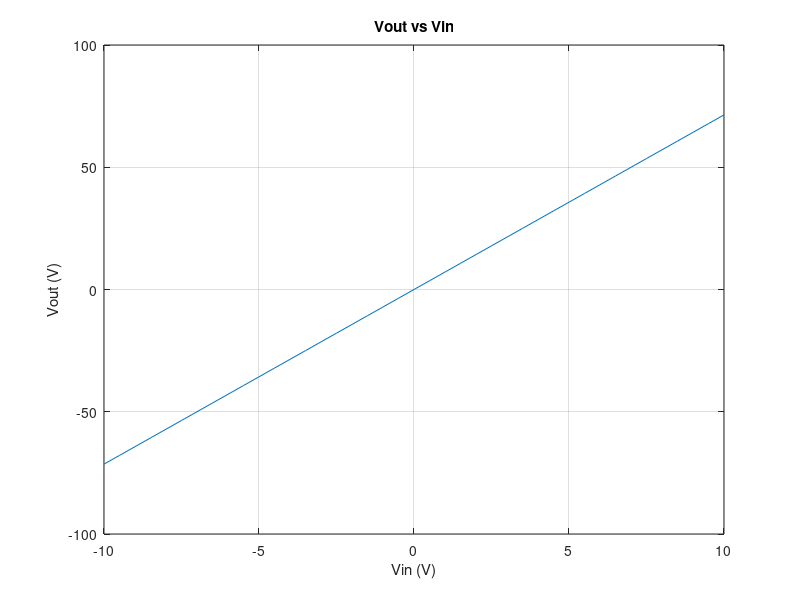
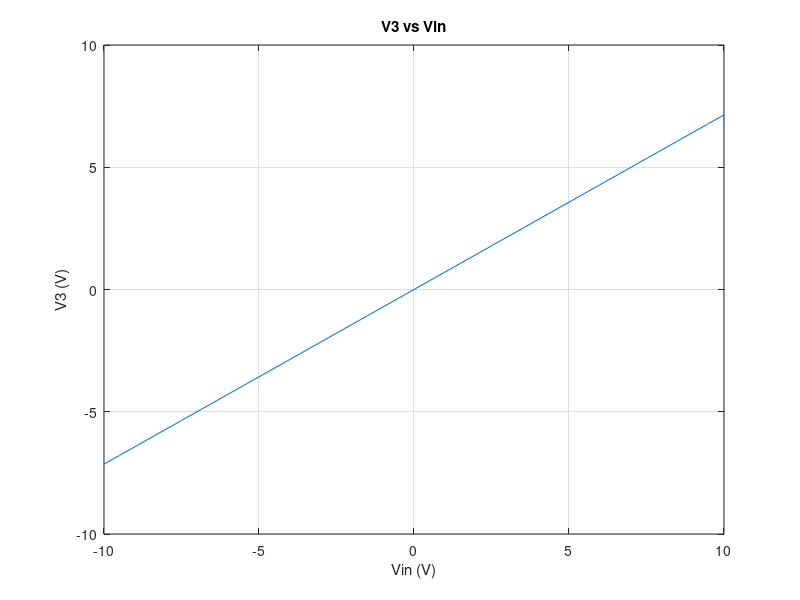
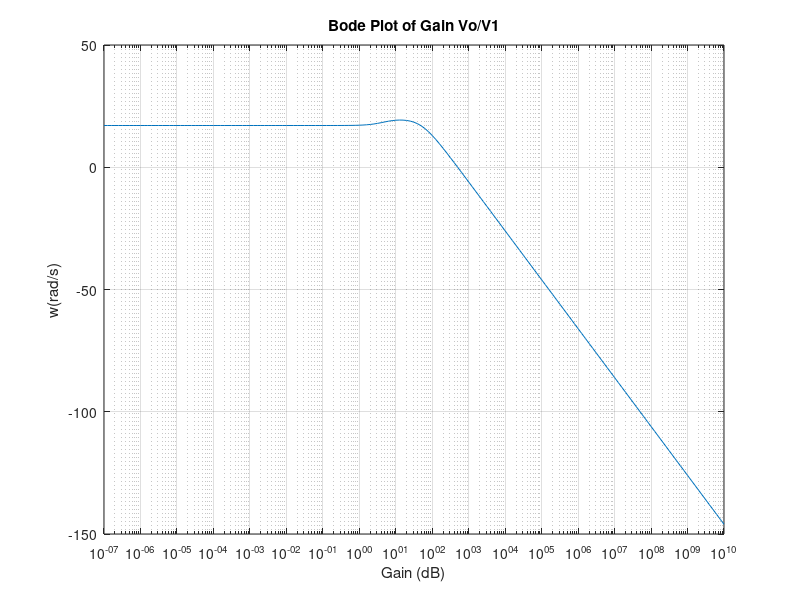
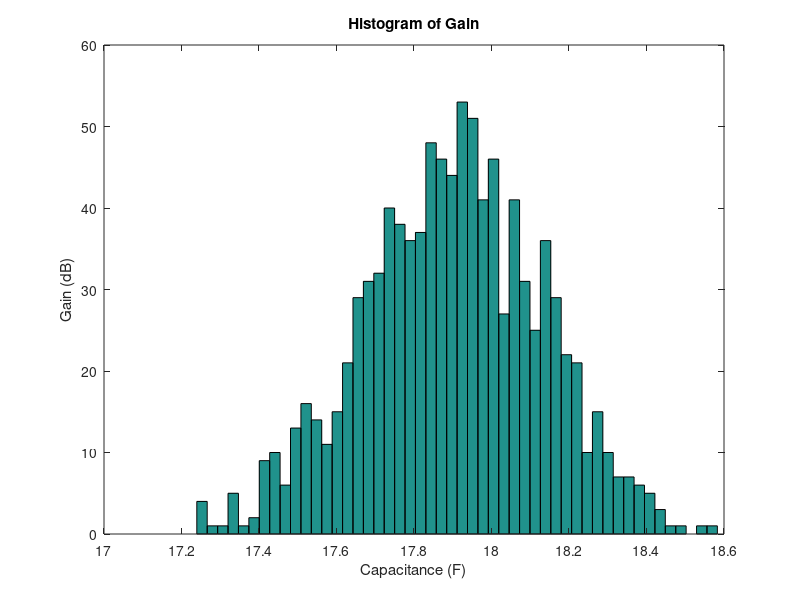

Write the MATLAB code that produced these figures, in order.
%%Emeka Peters - 100953293
%%ELEC 4700 - Assignment 4 - Question 1

G1 = 1;
G2 = 0.5;
G3 = 0.1;
G4 = 10;
G0 = 1/1000;
alf = 100;

C = 0.25;
L = 0.2;

G = [1, 0, 0, 0, 0, 0, 0;...
    -G1, G1+G2, -1, 0, 0, 0, 0;...
    0, 1, 0, -1, 0, 0, 0;...
    0, 0, -1, G3, 0, 0, 0;...
    0, 0, 0, 0, -alf, 1, 0;...
    0, 0, 0, G3, -1, 0, 0;...
    0, 0, 0, 0, 0, -G4, G4+G0];

Cm = zeros(7, 7);
Cm(2, 1) = -C;
Cm(2, 2) = C;
Cm(3, 3) = -L;

vin = 10;
%Vm = [V1, V2, IL, V3, I3, V4, V0];

F = zeros(1, 7);
F(1) = vin;

%DC Sweep
V = G\F.';

vinmat = -10: 0.5: 10;
voutmat = zeros(1, length(vinmat));
v3mat = zeros(1, length(vinmat));

for i = 1:length(vinmat)
    vin = vinmat(i);
    F(1) = vin;
    V = G\F.';
    voutmat(i) = V(7);
    v3mat(i) = V(4);
end

figure(1);
plot(vinmat, voutmat);
grid on
title('Vout vs Vin');
xlabel('Vin (V)');
ylabel('Vout (V)');

figure(2);
plot(vinmat, v3mat);
grid on
title('V3 vs Vin');
xlabel('Vin (V)');
ylabel('V3 (V)');

%AC Simulation
npoints = -7:0.1:10;
wmat = zeros(1, length(npoints));

for i = 1:length(npoints) %Creating omega values
    wmat(i) = 10 ^ (npoints(i));
end

gains = zeros(1, length(npoints));

vin = 10;
F(1, :) = 0;
F(1) = vin;

for i = 1:length(npoints)
    w = wmat(i);
    V = (G + 1i * w * Cm)\F.';
    gains(i) = 20 * log10(V(7)/V(1));
end

figure(3)
semilogx(wmat, gains);
title('Bode Plot of Gain Vo/V1')
grid on
xlabel('Gain (dB)');
ylabel('w(rad/s)');


%Monte Carlo Simulation

vin = 10;
F(1) = vin;

Cs = normrnd(0.25, 0.05, 1, 1000);

Cm = zeros(7, 7);
Cm(2, 1) = -C;
Cm(2, 2) = C;
Cm(3, 3) = -L;

voutmat = zeros(1, 1000);

for i = 1:1000
    C = Cs(i);
    Cm(2, 1) = -C;
    Cm(2, 2) = C;
    V = (G + 1i * pi * Cm)\F.';
    voutmat(i) = real(V(7));
end
gains = 20 .* log10(voutmat./vin);
figure(4)
hist(gains,50);
title('Histogram of Gain');
xlabel('Capacitance (F)');
ylabel('Gain (dB)');

